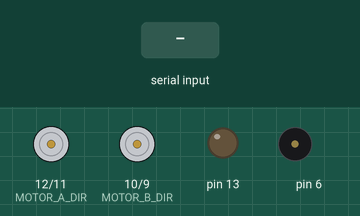
Bench run of a sketch on a simulated Arduino Uno, built with avr-gcc and run on an emulated ATmega328P. On the bench: direction and speed pins drawn as motors (green arrow = direction pin HIGH = forward, orange = LOW = backward, longer = more drive), output pins drawn as LEDs (lit = HIGH), buzzer (waves = sounding). Dashed ring = blinking. The inputs (shaded band) are chosen by the test bench. What the sketch prints to the serial monitor is not drawn.

Above: at 1.2 s.
1.3 s: "f" received over Serial
At 1.51 s:
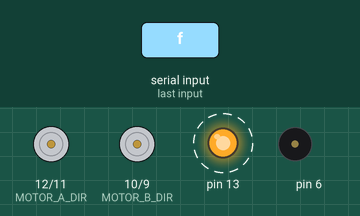
4.3 s: "s" received over Serial
At 5.1 s:
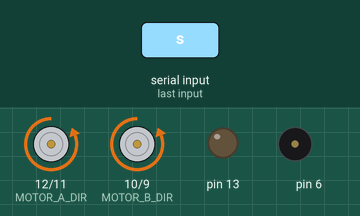
5.8 s: "w" received over Serial
At 6.2 s:
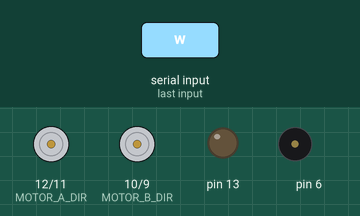
7.3 s: "a" received over Serial
At 8.4 s:
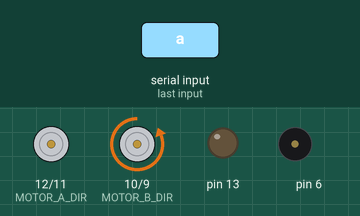
8.8 s: "d" received over Serial
At 9.6 s:
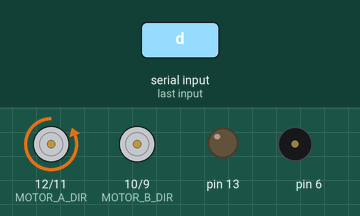
10.3 s: "t" received over Serial
At 10.5 s:
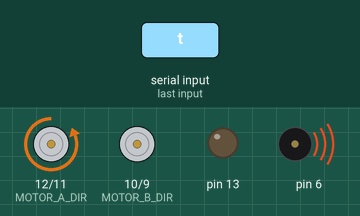
Timing chart, 0 to 13.2 s (numbered marks = the images above; inputs shaded):
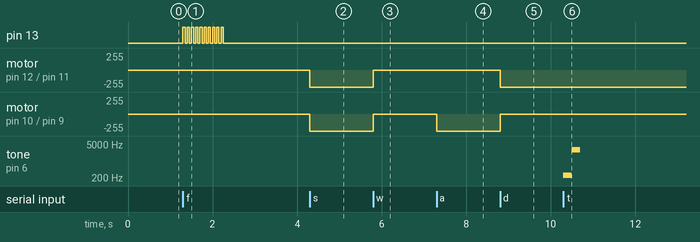

Measured:
- after the input at 1.3 s, pin 13: alternates HIGH for 0.05 s and LOW for 0.05 s, 20 changes in all, then stays LOW, starting at once
- after the input at 4.3 s, motor on pin 12 (MOTOR_A_DIR) / pin 11 (MOTOR_A_PWM), motor on pin 10 (MOTOR_B_DIR) / pin 9 (MOTOR_B_PWM): stopped → backward 255/255 at once
- after the input at 5.8 s, motor on pin 12 (MOTOR_A_DIR) / pin 11 (MOTOR_A_PWM), motor on pin 10 (MOTOR_B_DIR) / pin 9 (MOTOR_B_PWM): backward 255/255 → stopped at once
- after the input at 7.3 s, motor on pin 10 (MOTOR_B_DIR) / pin 9 (MOTOR_B_PWM): stopped → backward 255/255 at once
- after the input at 8.8 s, motor on pin 12 (MOTOR_A_DIR) / pin 11 (MOTOR_A_PWM): stopped → backward 255/255 at once; motor on pin 10 (MOTOR_B_DIR) / pin 9 (MOTOR_B_PWM): backward 255/255 → stopped at once
- after the input at 10.3 s, tone on pin 6: silent → 261 Hz at once, → 2959 Hz 0.20 s later, → silent 0.20 s later

The sketch:

bluetooth.ino
```cpp
// largely copied from: https://gist.github.com/sukinull/3cc498cf468a8453e8e6

// https://www.bananarobotics.com/shop/How-to-use-the-HG7881-%28L9110%29-Dual-Channel-Motor-Driver-Module
/*
  HG7881_Motor_Driver_Example - Arduino sketch

  This example shows how to drive a motor with using HG7881 (L9110) Dual
  Channel Motor Driver Module.  For simplicity, this example shows how to
  drive a single motor.  Both channels work the same way.

  This example is meant to illustrate how to operate the motor driver
  and is not intended to be elegant, efficient or useful.

  Connections:

    Arduino digital output D10 to motor driver input B-IA.
    Arduino digital output D11 to motor driver input B-IB.
    Motor driver VCC to operating voltage 5V.
    Motor driver GND to common ground.
    Motor driver MOTOR B screw terminals to a small motor.

  Related Banana Robotics items:

    BR010038 HG7881 (L9110) Dual Channel Motor Driver Module
    https://www.BananaRobotics.com/shop/HG7881-(L9110)-Dual-Channel-Motor-Driver-Module

  https://www.BananaRobotics.com
*/

// wired connections
#define HG7881_B_IA  9 // D10 --> Motor B Input A --> MOTOR B +
#define HG7881_B_IB 10 // D11 --> Motor B Input B --> MOTOR B -
#define HG7881_A_IA 11
#define HG7881_A_IB 12

// functional connections
#define MOTOR_B_PWM HG7881_B_IA // Motor B PWM Speed
#define MOTOR_B_DIR HG7881_B_IB // Motor B Direction
#define MOTOR_A_PWM HG7881_A_IA
#define MOTOR_A_DIR HG7881_A_IB

#define LIGHT 13

// the actual values for "fast" and "slow" depend on the motor
#define PWM_SLOW 50  // arbitrary slow speed PWM duty cycle
#define PWM_FAST 200 // arbitrary fast speed PWM duty cycle
#define DIR_DELAY 1000 // brief delay for abrupt motor changes

#define BACK LOW
#define FORW HIGH
#define ON HIGH
#define OFF LOW

void setup()
{
  Serial.begin( 9600 );
  pinMode( MOTOR_B_DIR, OUTPUT );
  pinMode( MOTOR_B_PWM, OUTPUT );
  pinMode( MOTOR_A_DIR, OUTPUT );
  pinMode( MOTOR_A_PWM, OUTPUT );
  pinMode( 13, OUTPUT );
  digitalWrite( MOTOR_B_DIR, LOW );
  digitalWrite( MOTOR_B_PWM, LOW );
}
void setL (int dir, int pwm) {
  digitalWrite(MOTOR_B_DIR, dir);
  if (dir == BACK) {
    digitalWrite(MOTOR_B_PWM, pwm == ON ? ON : OFF);
  } else {
    digitalWrite(MOTOR_B_PWM, pwm == ON ? OFF : ON);
  }
}
void setR (int dir, int pwm) {
  digitalWrite(MOTOR_A_DIR, dir);
  if (dir == BACK) {
    digitalWrite(MOTOR_A_PWM, pwm == ON ? ON : OFF);
  } else {
    digitalWrite(MOTOR_A_PWM, pwm == ON ? OFF : ON);
  }
}

void stop () {
  setL(BACK, OFF);
  setR(BACK, OFF);
}

void loop()
{
  boolean isValidInput;
  do
  {
    byte c;
    // get the next character from the serial port
    while( !Serial.available() ); // LOOP...
    c = Serial.read();
    //Serial.println(c);
    Serial.write(c);
    isValidInput = true;
    // execute the menu option based on the character recieved
    switch( c )
    {
      case 's': // backward
        setL(BACK, ON);
        setR(BACK, ON);
        Serial.println("backward");
        break;
    	case 'w': // forward
    		//setL(HIGH, HIGH);
        setL(FORW, ON);
        setR(FORW, ON);
        Serial.println("forward");
    		break;
      case 'a':
        setR(FORW, ON);
        setL(BACK, ON);
        Serial.println("left");
        break;
      case 'd':
        setR(BACK, ON);
        setL(FORW, ON);
        Serial.println("right");
      break;
      case '0':
    	case 'o':
    		stop();
        Serial.println("stop");
    		break;
      case 'f':
        for (int i = 0; i<10; i++) {
          digitalWrite( 13, HIGH );
          delay(50);
          digitalWrite( 13, LOW  );
          delay(50);
        }
        break;
      case 't':
      // middle c: 261.625565
        double middle_c = 261.625565;
        double high_c = middle_c;
        double root2 = sqrt(2);
        double g = high_c * pow(root2, 7);
        tone(6, (int)high_c, 200);
        delay(200);
        tone(6, (int)g, 200);
        delay(200);
        Serial.println("speaker");
        break;
      // case '1': // 1) Fast forward
      //   Serial.println( "Fast forward..." );
      //   // always stop motors briefly before abrupt changes
      //   digitalWrite( MOTOR_B_DIR, LOW );
      //   digitalWrite( MOTOR_B_PWM, LOW );
      //   delay( DIR_DELAY );
      //   // set the motor speed and direction
      //   digitalWrite( MOTOR_B_DIR, HIGH ); // direction = forward
      //   analogWrite( MOTOR_B_PWM, 255-PWM_FAST ); // PWM speed = fast
      //   isValidInput = true;
      //   break;

      // case '2': // 2) Forward
      //   Serial.println( "Forward..." );
      //   // always stop motors briefly before abrupt changes
      //   digitalWrite( MOTOR_B_DIR, LOW );
      //   digitalWrite( MOTOR_B_PWM, LOW );
      //   delay( DIR_DELAY );
      //   // set the motor speed and direction
      //   digitalWrite( MOTOR_B_DIR, HIGH ); // direction = forward
      //   analogWrite( MOTOR_B_PWM, 255-PWM_SLOW ); // PWM speed = slow
      //   isValidInput = true;
      //   break;

      // case '3': // 3) Soft stop (preferred)
      //   Serial.println( "Soft stop (coast)..." );
      //   digitalWrite( MOTOR_B_DIR, LOW );
      //   digitalWrite( MOTOR_B_PWM, LOW );
      //   isValidInput = true;
      //   break;

      // case '4': // 4) Reverse
      //   Serial.println( "Fast forward..." );
      //   // always stop motors briefly before abrupt changes
      //   digitalWrite( MOTOR_B_DIR, LOW );
      //   digitalWrite( MOTOR_B_PWM, LOW );
      //   delay( DIR_DELAY );
      //   // set the motor speed and direction
      //   digitalWrite( MOTOR_B_DIR, LOW ); // direction = reverse
      //   analogWrite( MOTOR_B_PWM, PWM_SLOW ); // PWM speed = slow
      //   isValidInput = true;
      //   break;

      // case '5': // 5) Fast reverse
      //   Serial.println( "Fast forward..." );
      //   // always stop motors briefly before abrupt changes
      //   digitalWrite( MOTOR_B_DIR, LOW );
      //   digitalWrite( MOTOR_B_PWM, LOW );
      //   delay( DIR_DELAY );
      //   // set the motor speed and direction
      //   digitalWrite( MOTOR_B_DIR, LOW ); // direction = reverse
      //   analogWrite( MOTOR_B_PWM, PWM_FAST ); // PWM speed = fast
      //   isValidInput = true;
      //   break;

      // case '6': // 6) Hard stop (use with caution)
      //   Serial.println( "Hard stop (brake)..." );
      //   digitalWrite( MOTOR_B_DIR, HIGH );
      //   digitalWrite( MOTOR_B_PWM, HIGH );
      //   isValidInput = true;
      //   break;

      default:
        // wrong character! display the menu again!
        isValidInput = false;
        break;
    }
  } while( isValidInput == true );

  // repeat the main loop and redraw the menu...
}
/*EOF*/
```
